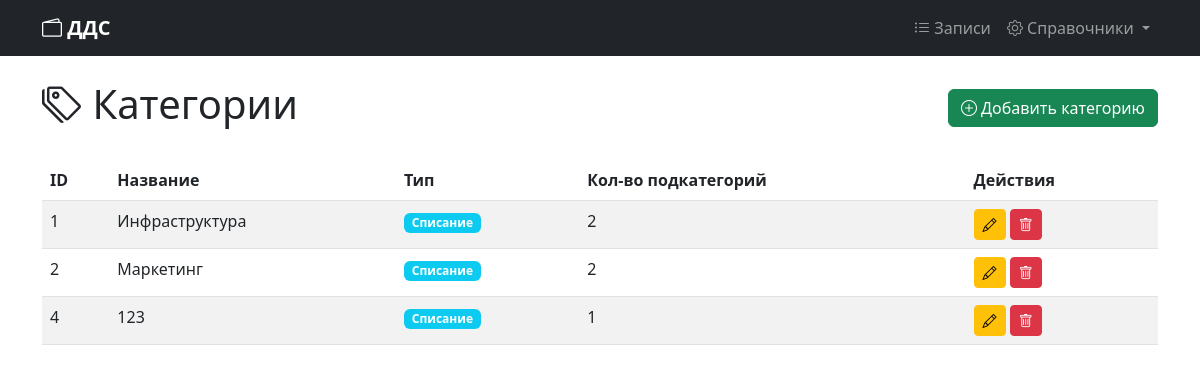
Screenshot of /directories/categories/ with the database file from the repository.
### directories/models.py (models this page shows, shortened)
class Category(models.Model):
    name = models.CharField('Название', max_length=50)
    type = models.ForeignKey(
        Type,
        on_delete=models.CASCADE,
        related_name='categories',
        verbose_name='Тип'
    )
    class Meta:
        unique_together = ['name', 'type']
        verbose_name = 'Категория'
        verbose_name_plural = 'Категории'

class Type(models.Model):
    name = models.CharField('Название', max_length=50, unique=True)
    class Meta:
        verbose_name = 'Тип'
        verbose_name_plural = 'Типы'

### directories/views.py (the view)
# urls.py: path('categories/', views.CategoryListView.as_view(), name='category_list'),
class CategoryListView(ListView):
    model = Category
    template_name = 'directories/category_list.html'
    context_object_name = 'categories'
    def get_queryset(self):
        return Category.objects.select_related('type').all()

### directories/templates/directories/category_list.html (shortened to what this page needs)
{% extends 'base.html' %}
{% block content %}
<div class="d-flex justify-content-between align-items-center mb-4">
    <h1><i class="bi bi-tags"></i> Категории</h1>
    <a href="{% url 'directories:category_create' %}" class="btn btn-success">
        <i class="bi bi-plus-circle"></i> Добавить категорию
    </a>
</div>
<div class="table-responsive">
    <table class="table table-striped">
        <thead>
            <tr>
                <th>ID</th>
                <th>Название</th>
                <th>Тип</th>
                <th>Кол-во подкатегорий</th>
                <th>Действия</th>
            </tr>
        </thead>
        <tbody>
            {% for category in categories %}
            <tr>
                <td>{{ category.id }}</td>
                <td>{{ category.name }}</td>
                <td><span class="badge bg-info">{{ category.type.name }}</span></td>
                <td>{{ category.subcategories.count }}</td>
                <td>
                    <a href="{% url 'directories:category_update' category.pk %}" class="btn btn-sm btn-warning">
                        <i class="bi bi-pencil"></i>
                    </a>
                    <a href="{% url 'directories:category_delete' category.pk %}" class="btn btn-sm btn-danger">
                        <i class="bi bi-trash"></i>
                    </a>
                </td>
            </tr>
            {% empty %}
            <tr><td colspan="5" class="text-center text-muted">Нет категорий</td></tr>
            {% endfor %}
        </tbody>
    </table>
</div>
{% endblock %}

### directories/templates/base.html (style rules this page uses)
.table-responsive { margin-top: 20px; }

### rows the page displays
Category: id "1", name "Инфраструктура", type.name "Списание", subcategories.count "2"
Category: id "2", name "Маркетинг", type.name "Списание", subcategories.count "2"
Category: id "4", name "123", type.name "Списание", subcategories.count "1"
